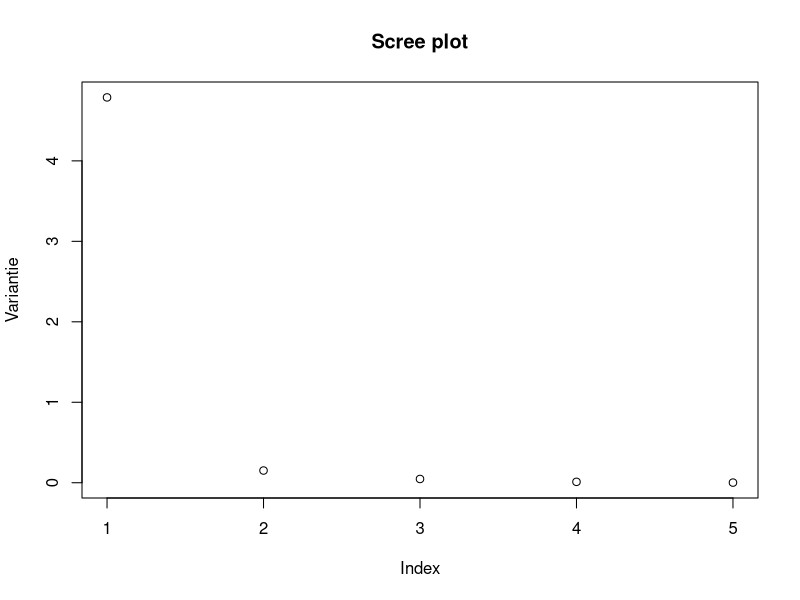
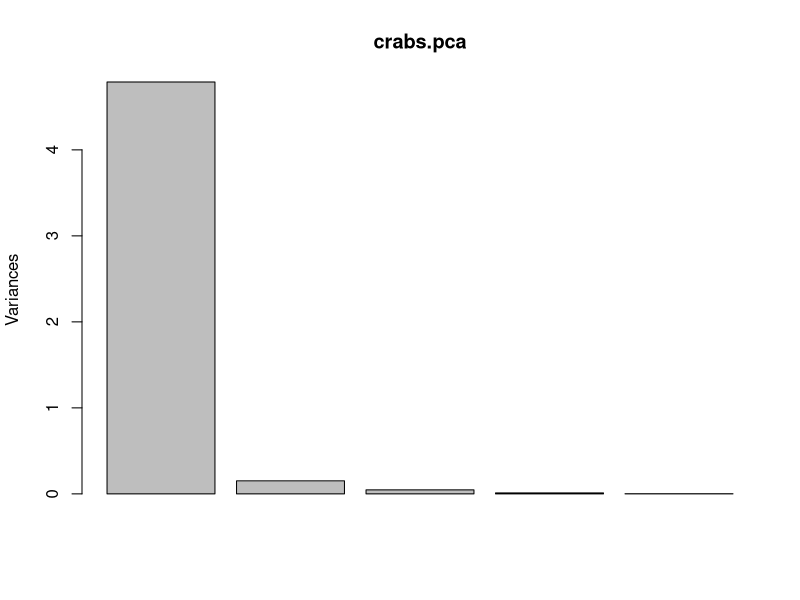
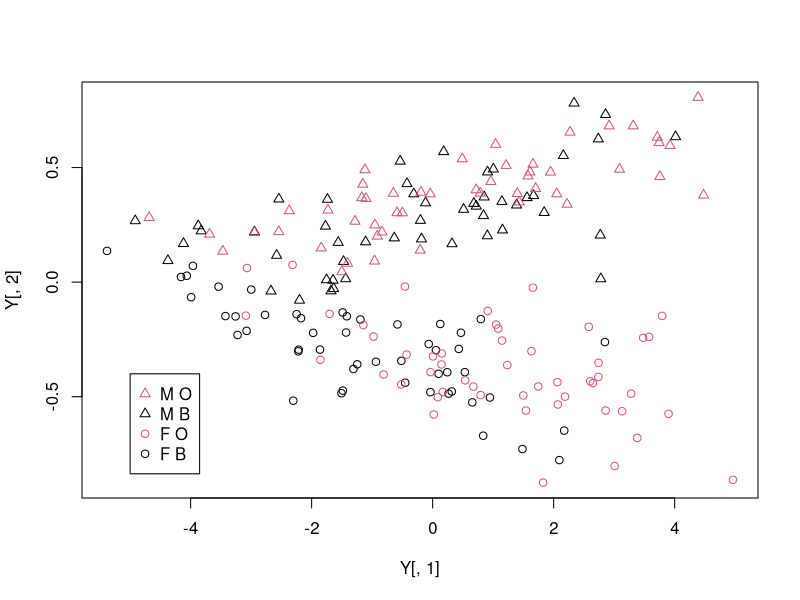
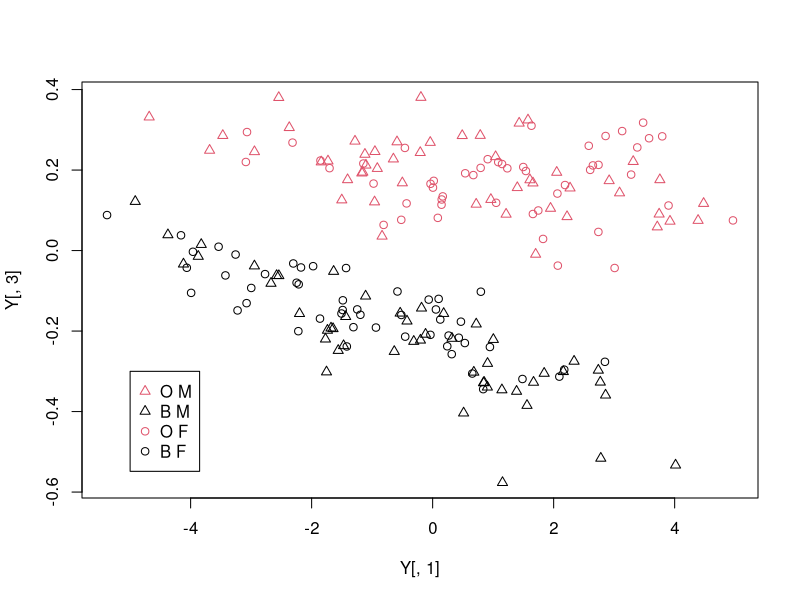
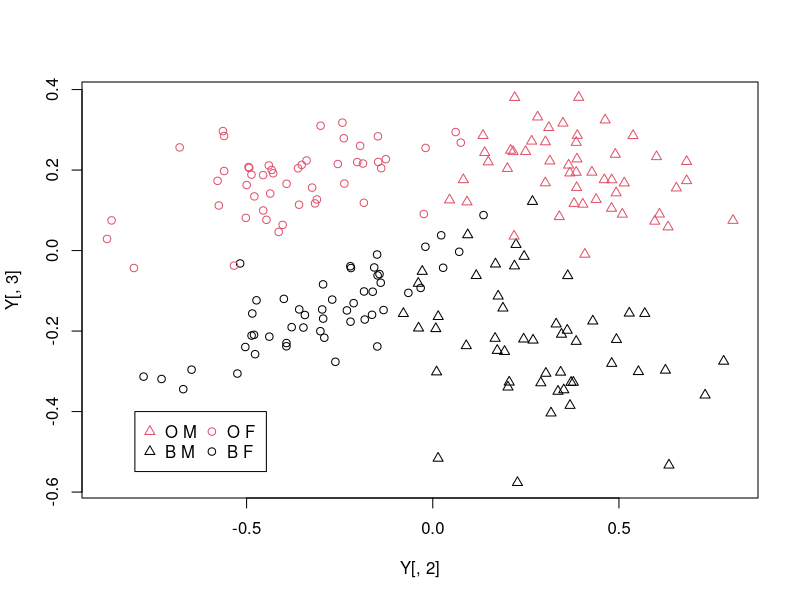
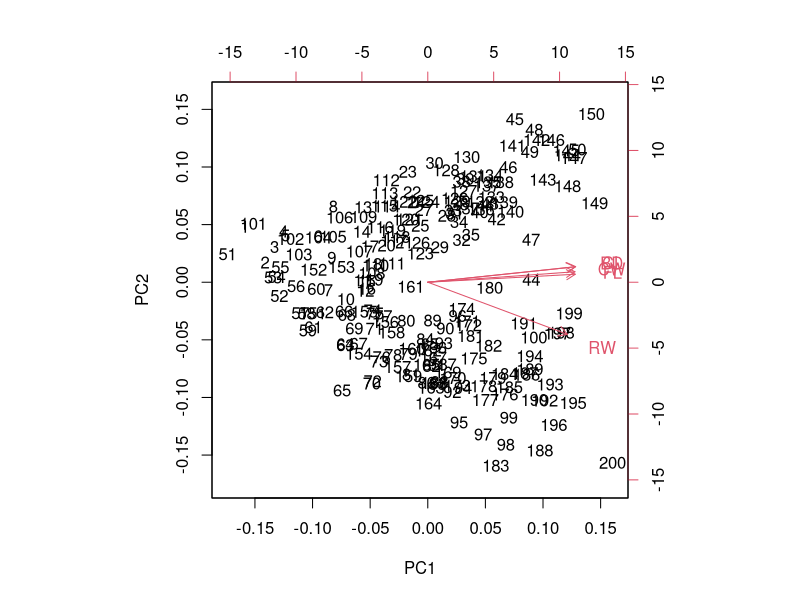
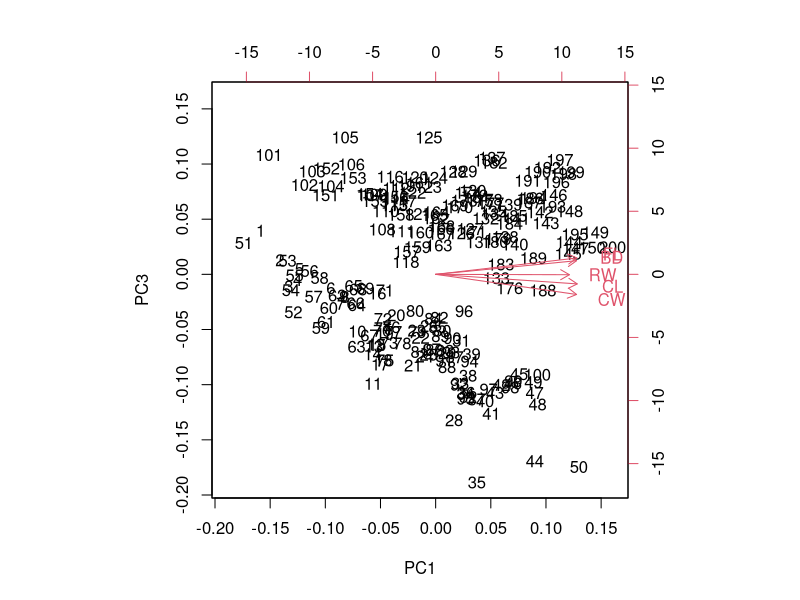
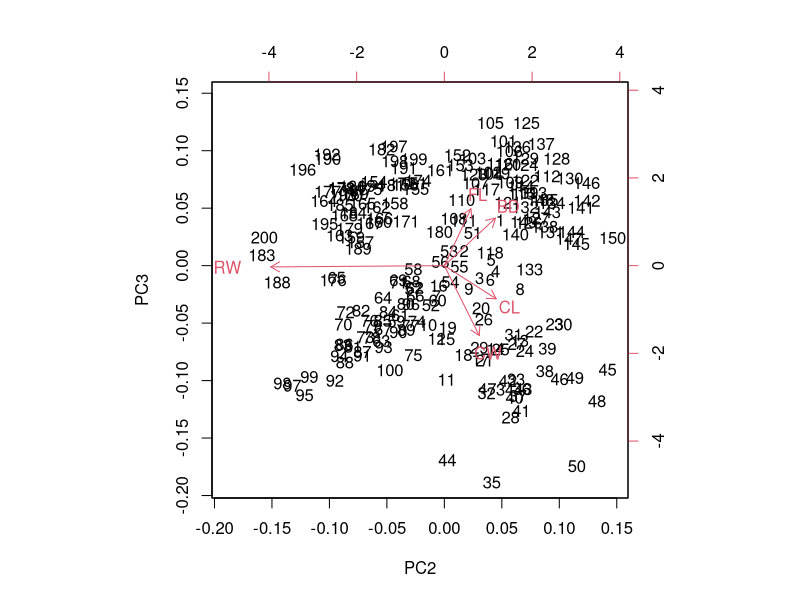

R code for these plots, in order:
## PCA

library(MASS)
attach(crabs); help(crabs)
summary(crabs); head(crabs)
# Afmetingen: http://www.cma4ch.org/chemo/image/crab-carapace.png

## Manuele berekeningen
X = scale(crabs[,4:8])
crabs.eig = eigen(cor(X))
crabs.eig$values/sum(crabs.eig$values)
cumsum(crabs.eig$values/sum(crabs.eig$values))
plot(1:5,crabs.eig$values,main="Scree plot",xlab="Index",ylab="Variantie")
P = crabs.eig$vectors; P # Y = XP
Y1 = X%*%P; head(Y1)
## Eerste principaalcomponent correleert in dezelfde mate met alle veranderlijken:  dit is de "grootte" van de krab: kleinere PC1 (wegens mintekens) betekent grotere krab
## Tweede component kijkt naar het verschil tussen het achterlijf RW en de andere veranderlijken: hogere PC2 betekent breder achterlijf *in vergelijking met de rest van het lichaam*
## Derde component vergelijkt de grootte van het karkas met de dikte en de voorkant van het lijf (RW speelt geen rol van betekenis): hoe groter PC3, hoe dikker het lijf/breder de voorkant van de krab

## Ingebouwde commando's
crabs.pca = prcomp(X,scale=TRUE)
plot(crabs.pca)
summary(crabs.pca) 
attributes(crabs.pca)
P = crabs.pca$rotation; P
Y = predict(crabs.pca); head(Y)
max(abs(Y)-abs(Y1))
colSums(P^2)
# de eigenvectoren zijn genormeerd (en dus op het teken na bepaald, vergelijk manuele berekeningen met output van ingebouwde commando's)
## Rotatie-matrix is identiek op teken na, maar dat is arbitrair bij keuze van (genormaliseerde) eigenvector
## In de praktijk natuurlijk altijd ingebouwde commando's gebruiken

# De eerste principaalcomponent verklaart ruim 95% van alle variantie in de data.
# Een grotere krab heeft een groter achterlijf en grotere poten grotere alles.
# Deze veranderlijke kan dus in grote mate de vijf afmetingen vervangen in één maat "grootte"
tapply(Y[,1],sex,mean)
tapply(Y[,2],sp,mean)

tapply(Y[,2],sex,mean)
tapply(Y[,3],sp,mean)
SEX = as.factor(c("M","M","F","F")) # voor legende
SP  = as.factor(c("O","B","O","B")) # voor legende
plot(Y[,1],Y[,2],col=as.numeric(sp),pch=as.numeric(sex))
legend(-5,-.4, paste(SEX,SP), col=as.numeric(SP), pch=as.numeric(SEX))
plot(Y[,1],Y[,3],col=as.numeric(sp),pch=as.numeric(sex))
legend(-5,-0.3, paste(SP,SEX), col=as.numeric(SP), pch=as.numeric(SEX))
plot(Y[,2],Y[,3],col=as.numeric(sp),pch=as.numeric(sex))
legend(-.8,-0.4,ncol=2, paste(SP,SEX), col=as.numeric(SP), pch=as.numeric(SEX))
## Grootte van een krab (PC1) verraadt geslacht noch soort.
## Vrouwelijke krabben hebben een relatief breder achterlijf (PC2 negatief) ten opzichte van de rest van het lichaam.
## Oranje krabben hebben een dikker lijf in vergelijking met de grootte van het schild (positieve PC3)

# Ondanks het feit dat heel wat variantie in één maat te vatten is, zit er duidelijk wel nog veel informatie in de bijkomende componenten
# Herinner je dat er bij de clusteringtechnieken niet echt structurele groepen werden waargenomen (tenzij een eerder arbitraire indeling in kleinere en grotere krabben)
# In vorige sessie bleek dat de afmetingen niet verschillen naargelang één afmeting, maar wel bij simultaan vergelijken van afmetingen
# Door naar de onafhankelijke richtingen in de data te kijken, is het hier blijkbaar wel mogelijk om een quasi perfect onderscheid te maken

biplot(crabs.pca,choices=c(1,2))
biplot(crabs.pca,choices=c(1,3))
biplot(crabs.pca,choices=c(2,3))
## biplot voegt aan getransformeerde data ook "oude basisvectoren" toe zodat effect van de originele veranderlijken meteen af te lezen is
detach(crabs)

library(MASS)
data(UScereal); help(UScereal)
summary(UScereal); head(UScereal)
attach(UScereal)
names(UScereal)
## Als vereenvoudiging gaan we er van uit dat
## de voedingscategorieen elkaar onderling niet overlappen en
## de volledige inhoud van de ontbijtgranen beschrijven
## Sugars: snelle suikers, aanwezig in fruit, honing (doorgaans lekker maar calorierijk en niet beschouwd als gezond)
## Carbo: (meestal verwerkte) complexe suikers als in rijst, bloem (enkel gezond indien niet verwerkt vb. granen vs bloem)
## Fiber: onverteerbare suikers uit planten (beschouwd als erg gezond)

X = cbind(protein,fat,sodium=sodium/1000,fibre,carbo,sugars,potassium=potassium/1000)
row.names(X) = 1:dim(X)[1]
cereal.pca = prcomp(X)
# aangezien alle veranderlijken dezelfde eenheid hebben, is ongeschaalde PCA te overwegen
screeplot(cereal.pca)
summary(cereal.pca)
# drie PC's beschrijven 98% van de variabiliteit
Y = predict(cereal.pca)
cereal.pca$rotation
## PC1: hoe hoger PC1, hoe minder massa per volume (elke observatie is 1 cup, dus volume is constant). hoe hoger coefficient hoe meer variatie in die component en dus (in het algemeen) meer van die component aanwezig. granen met hoge PC1 zijn dus luchtig (gepofte rijst), lage PC1 betekent dens (noten). 
## PC2: vergelijkt carbo enerzijds met fibre en sugars anderzijds, dit zijn niet toevallig de stoffen die in grootste mate voorkomen. hoe hoger PC2 hoe minder complexe suikers en hoe meer van de andere suikers/vezels (carbo zullen automatisch aanwezig zijn in ontbijtgranen, suiker en vezels moeten doorgaans expliciet worden toegevoegd om de meerwaarde smaak/gezond).
## PC3: vergelijkt fibres (gezond) met suikers (ongezond). hoe hoger PC3, hoe minder fibers en hoe meer suiker.

cereal.pca = prcomp(X,scale=TRUE)
screeplot(cereal.pca)
summary(cereal.pca)
## drie PC's beschrijven slechts 83% van de variabiliteit, er is niet meteen een duidelijk elleboogpunt, minder duidelijk dimensiereductie mogelijk
Y = predict(cereal.pca)
cereal.pca$rotation
## PC1: maat voor de densiteit van de ontbijtgranen, vergelijkbaar met boven al geeft de grootte van de coefficient nu geen indicatie meer van hoeveel er van die stof aanwezig is.
## PC2: vet en suiker vs de rest: lagere PC2 is zoeter en vetter, kan worden beschouwd als extra lekker (maar ongezond)
## PC3: vezels en potassium vs de rest: lagere PC3 heeft meer kalium en vezels, worden beschouwd als extra gezond, moeten doorgaans expliciet worden toegevoegd
## weliswaar zelfde eenheid maar toch andere schalen (tot factor duizend), andere voedingsstoffen hebben andere "drempels" (1g zout is veel impactvoller dan 1g proteinen) dus beter schalen!

biplot(cereal.pca,choices=c(1,2))
biplot(cereal.pca,choices=c(1,3))
biplot(cereal.pca,choices=c(2,3))
row.names(UScereal)[c(1,2,3,31,32)] # Lage PC 1
row.names(UScereal)[c(47)] # Hoge PC 1
## All-bran en grape-nuts relatief zwaar/dens in vergelijking met andere ontbijtgranen, gepofte rijst aan andere uiterste: zeer licht bij eenzelfde volume
row.names(UScereal)[c(32,18,56)] # Lage PC 2
row.names(UScereal)[c(3,31,54,55)] # Hoge PC 2
## Smacks (en ook beide andere) zijn extra gezoete ontbijtgranen (honing, bruine suiker), de andere zijn niet extra gezoet
row.names(UScereal)[c(1,2,3)] # Lage PC 3
row.names(UScereal)[c(31,32)] # Hoge PC 3
## All-bran bevat inderdaad expliciet extra vezels terwijl noten eerder vetten bevatten

plot(Y[,1],Y[,2],col=shelf)
legend(-6,2, 1:3, col=1:3,pch=1)
plot(Y[,1],Y[,3],col=shelf)
legend(-6,2, 1:3, col=1:3,pch=1)
plot(Y[,2],Y[,3],col=shelf)
legend(0,3,ncol=3, 1:3, col=1:3,pch=1)
## PC1: De meest dense ontbijtgranen steeds op de bovenste plank (vaak noten = duurder), lichtere ontbijtgranen komen voor op alle shelves.
## PC2: Niet gezoete granen (Y2>0) doorgaans op eerste schap en gezoete op het tweede. Op het derde schap staan deze soorten door elkaar.
## PC3: Geen duidelijk verband met het schap
## Algemeen: Extreemste waarden (expliciete branding = duurder) doorgaans op eerste schap

detach(UScereal)

